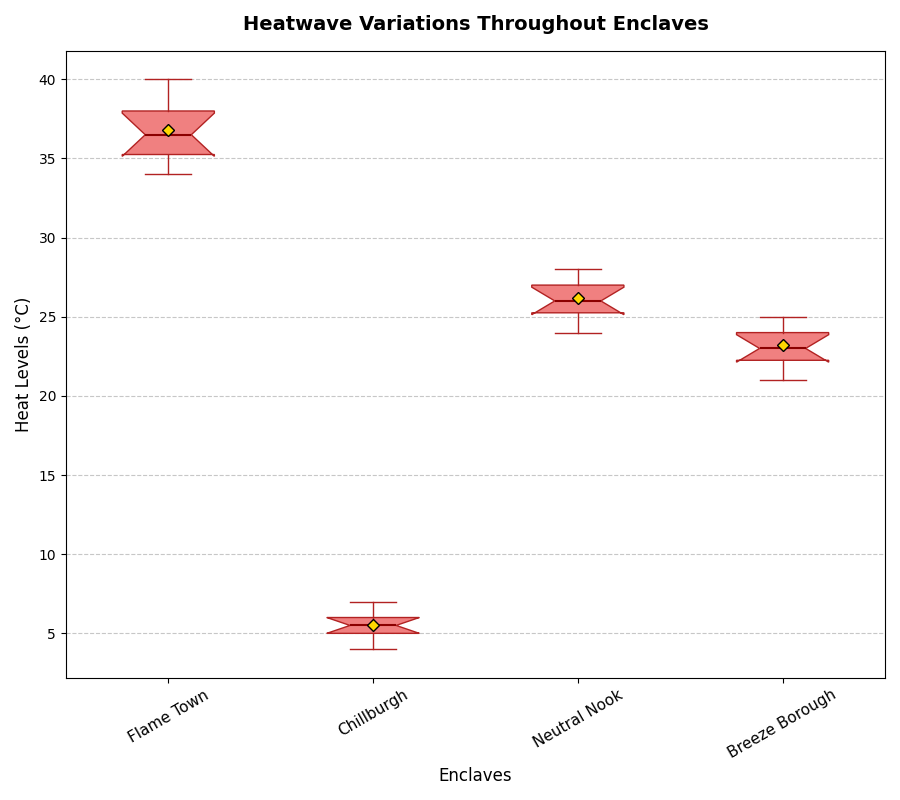

Write the Python code that produced this figure.
import matplotlib.pyplot as plt
import numpy as np

# Define cities
cities = ["Flame Town", "Chillburgh", "Neutral Nook", "Breeze Borough"]

# Define temperature data for summer
summer_temperatures = [
    [35, 36, 38, 40, 39, 34, 37, 35, 38, 36],  # Inferno City
    [5, 6, 7, 4, 6, 5, 4, 7, 6, 5],  # Frostville
    [25, 26, 24, 27, 28, 26, 25, 27, 28, 26],  # Temperate Town
    [22, 23, 25, 24, 23, 22, 21, 24, 25, 23]   # Zephyr Zone
]

# Set up the plot with one subplot
fig, ax = plt.subplots(figsize=(9, 8))

# Boxplot for summer temperatures
bp = ax.boxplot(summer_temperatures, vert=True, patch_artist=True, showmeans=True, notch=True,
                boxprops=dict(facecolor="lightcoral", color="firebrick"),
                medianprops=dict(color="darkred", linewidth=1.5),
                meanprops=dict(marker='D', markeredgecolor='black', markerfacecolor='gold'),
                whiskerprops=dict(color="firebrick"), capprops=dict(color="firebrick"))

ax.set_xticklabels(cities, fontsize=11, rotation=30)
ax.set_title("Heatwave Variations Throughout Enclaves", fontsize=14, fontweight='bold', pad=15)
ax.set_xlabel("Enclaves", fontsize=12)
ax.set_ylabel("Heat Levels (°C)", fontsize=12)
ax.yaxis.grid(True, linestyle='--', alpha=0.7)

# Adjust layout
plt.tight_layout()

# Display the plot
plt.show()
